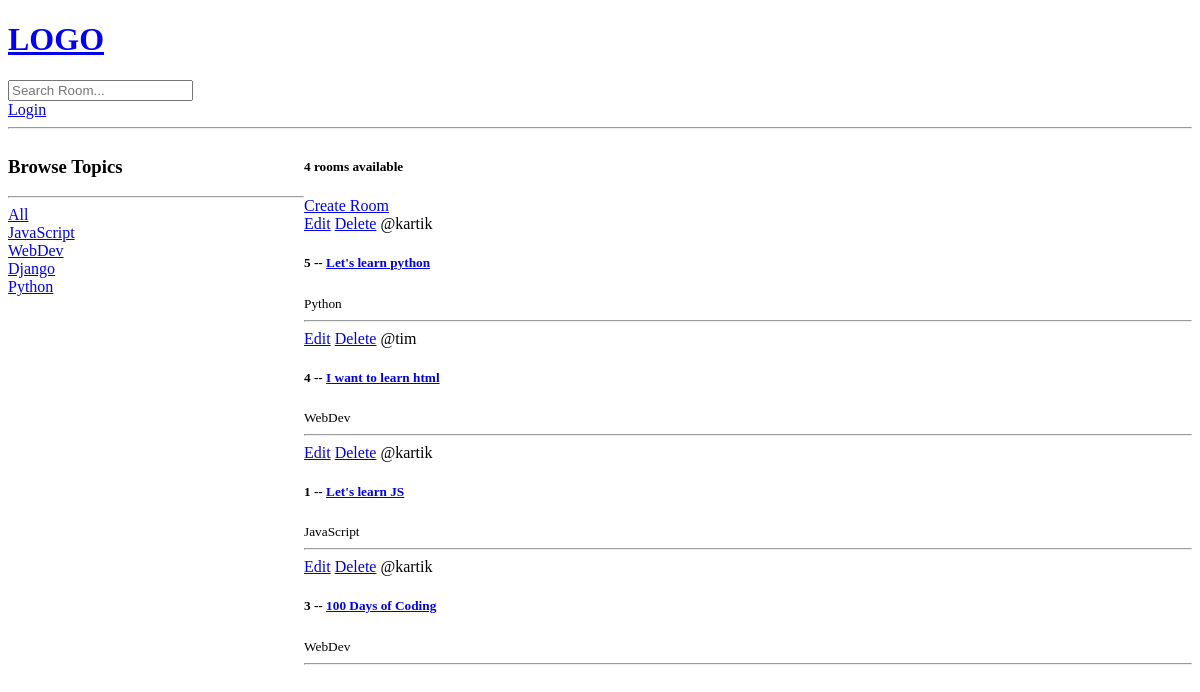
Before: / with the older database file.
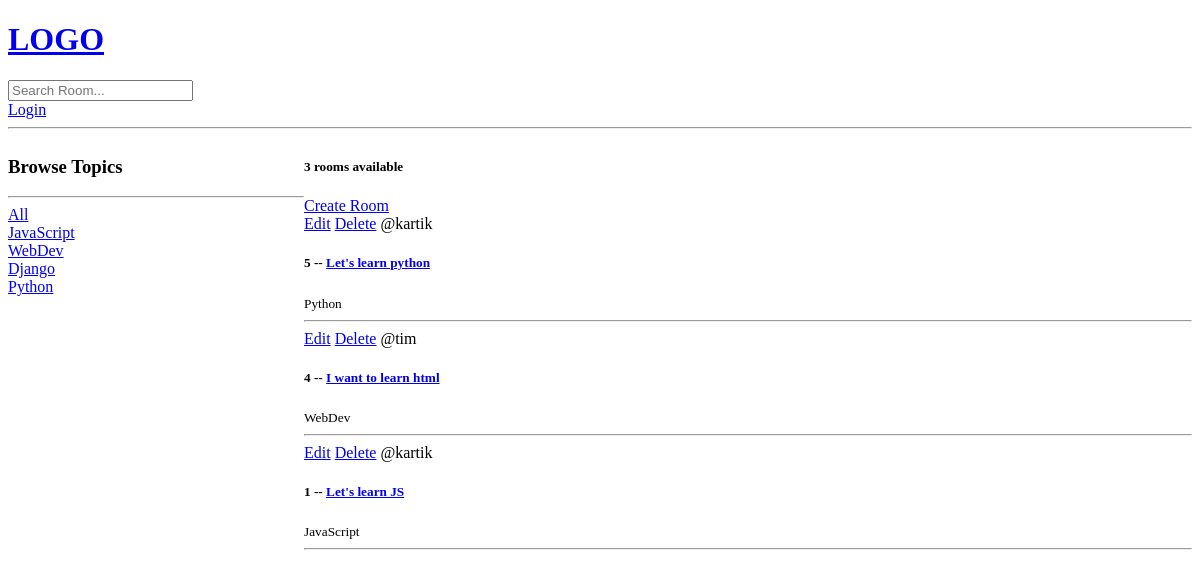
After: the same page with the newer database file.
### base/models.py (models this page shows, shortened)
class Topic(models.Model):
    name = models.CharField(max_length=200)

class Room(models.Model):
    host = models.ForeignKey(User, on_delete=models.SET_NULL, null=True)
    topic = models.ForeignKey(Topic, on_delete=models.SET_NULL, null=True)
    name = models.CharField(max_length=200)
    description = models.TextField(null=True, blank=True)
    updated = models.DateTimeField(auto_now=True)
    created = models.DateField(auto_now_add=True)
    class Meta:
        ordering =['-updated','-created']

### base/views.py (the view)
# urls.py: path("", views.home, name="home"),
def home(request):
    q = request.GET.get("q") if request.GET.get("q") != None else ""
    rooms = Room.objects.filter(
        Q(topic__name__icontains=q) | Q(name__icontains=q) | Q(description__icontains=q)
    )
    topics = Topic.objects.all()
    room_count = rooms.count()
    context = {"rooms": rooms, "topics": topics,"room_count":room_count}
    return render(request, "base/home.html", context)

### base/templates/base/home.html (shortened to what this page needs)
{% extends 'main.html' %}
{% block content %}
<div class="home-container">
    <div>
        <h3>Browse Topics</h3>
        <hr>
        <div>
            <a href="{%url 'home'%}">All</a>
        </div>
        {%for topic in topics%}
            <div>
                <a href="{%url 'home'%}?q={{topic.name}}">{{topic.name}}</a>
            </div>
        {%endfor%}
    </div>
    <div>
        <h5>{{room_count}} rooms available</h5>
        <a href="{%url 'create-room'%}">Create Room</a>
        <div>
            {% for room in rooms %}
            <div>
                <a href="{%url 'update-room' room.id%}">Edit</a>
                <a href="{%url 'delete-room' room.id%}">Delete</a>
                <span>@{{room.host.username}}</span>
                <h5>{{room.id}} -- <a href="/room/{{room.id}}">{{room.name}} </a> </h5>
                <small>{{room.topic.name}}</small>
                <hr>
            </div>
            {% endfor %}
        </div>
    </div>
</div>
{% endblock %}

Changed rows visible on the page:
removed Room: host.username "kartik", id "3", name "100 Days of Coding", topic.name "WebDev"
Other visible differences:
{{ room_count }}: "4" → "3"
